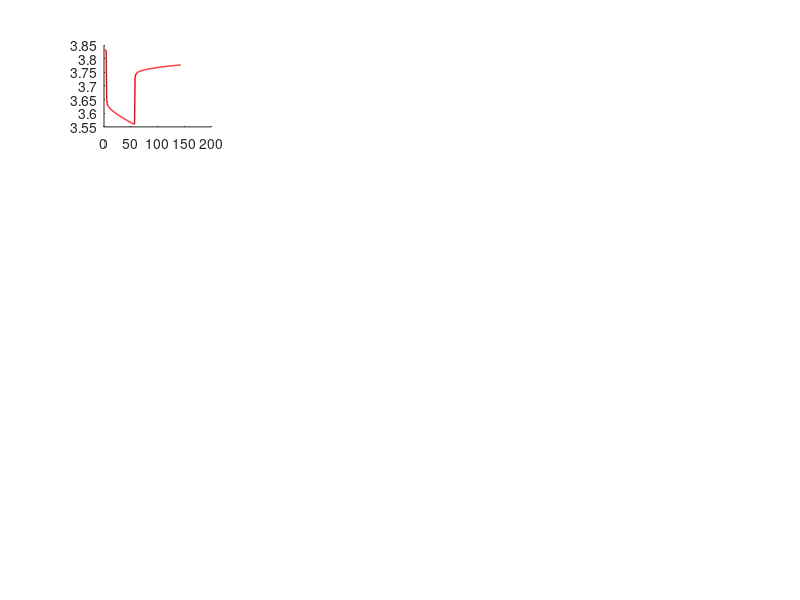

Reproduce this figure in MATLAB. (Note: this script raises an error after producing the figure.)
load('Cell_values.mat')
Cell_values = Cell_values(:,:);


Battery_data = cell(12,1);
for Ci = 0:11
    current_index = Cell_values(:,1) == Ci;
    
    Battery_data{Ci+1,2} = Cell_values(current_index,:);
    
    text = sprintf('Cell %0.0f data',Ci+1);
    
    Battery_data{Ci+1,1} = text;
    
end


clearvars text Ci current_index

for c = 1:12
    subplot(4,4,c)
    hold on 
    plot(Battery_data{c,2}(:,2),'r','LineWidth',1)
    yyaxis right
    plot(Battery_data{c,2}(:,3),'b','LineWidth',1)

    hold off
    title('Voltage vs. Time');
    xlabel('Time (minutes)');
    ylabel('Volts');
    xlim([0,144]);
    xticks(0:10:144);
    yticks(0:0.25:10);
    grid on
end

